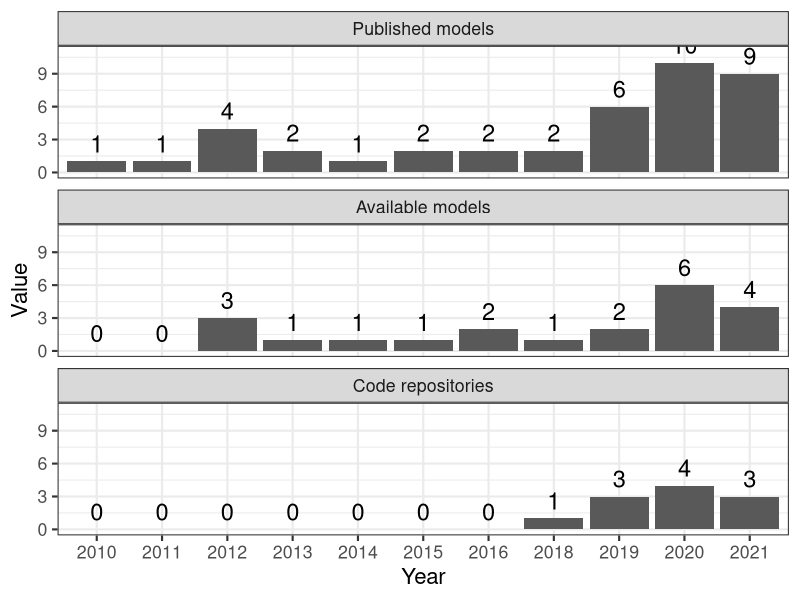

Write the R code that produced this figure.
library(dplyr)
library(tidyr)
library(ggplot2)

square_bracketize <- function(x)
  paste0("[", x, "]")

all_lines <- readLines("./data/amp-software.txt")

year <- strsplit(all_lines, "):", fixed = TRUE) %>% 
  sapply(first) %>% 
  strsplit(" (", fixed = TRUE) %>% 
  sapply(last)
  

field_names <- c("repository", "web server", "standalone software")

field_df <- lapply(field_names, function(ith_field) {
  grepl(square_bracketize(ith_field), all_lines, fixed = TRUE)
}) %>% 
  setNames(gsub(" ", "", field_names)) %>% 
  do.call(cbind, .)

pub_plot <- data.frame(year = year) %>% 
  cbind(field_df) %>% 
  group_by(year) %>% 
  arrange(year) %>% 
  summarise(n_repository = sum(repository),
            n_ws = sum(webserver),
            n_ss = sum(standalonesoftware),
            n_published = length(year)) %>% 
  mutate(n_model = n_ws + n_ss) %>% 
  select(-n_ws, -n_ss) %>% 
  pivot_longer(cols = c(n_repository, n_model, n_published)) %>% 
  mutate(name = factor(name, 
                       levels = c("n_published", "n_model", "n_repository"),
                       labels = c("Published models", "Available models", 
                                  "Code repositories"))) %>% 
  ggplot(aes(x = year, y = value, label = value)) +
  geom_col() +
  geom_text(vjust = -0.5, size = 6) +
  coord_cartesian(ylim = c(0, 11)) +
  scale_x_discrete("Year") +
  scale_y_continuous("Value") +
  facet_wrap(~ name, nrow = 3) +
  theme_bw(base_size = 16)

png(filename = "./reports/pub-plot.png", width = 500, height = 700)
pub_plot
dev.off()
